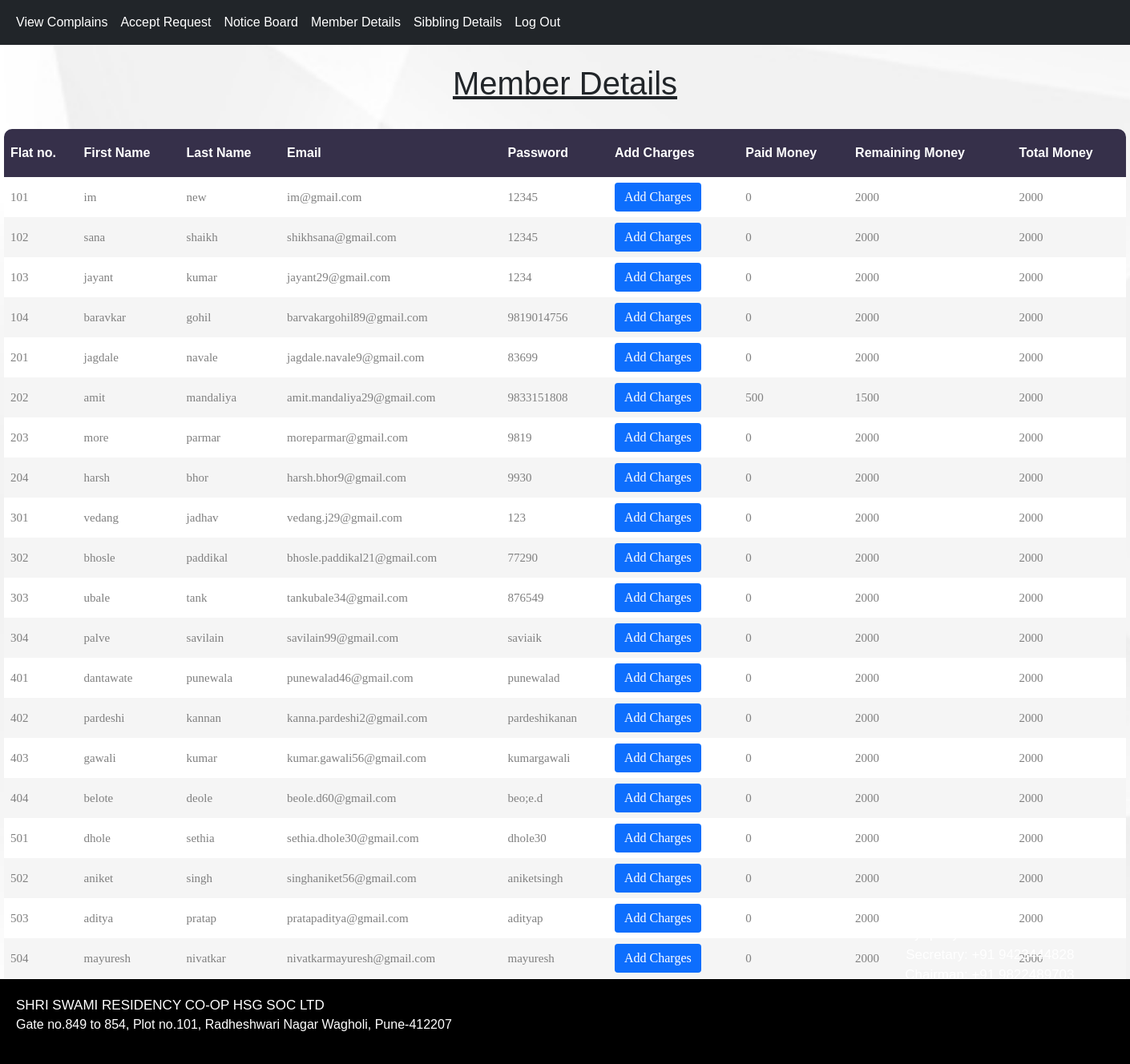
Screenshot of /Memberdetail.php with the database file from the repository.
### tables this page shows
CREATE TABLE `accounts` (
  `flat` int(11) NOT NULL,
  `id` int(11) NOT NULL,
  `firstname` text NOT NULL,
  `lastname` text NOT NULL,
  `contact_num` varchar(15) NOT NULL,
  `email` text NOT NULL,
  `type` text NOT NULL,
  `password` text NOT NULL,
  `paid_money` int(4) NOT NULL,
  `unpaid_money` int(5) NOT NULL,
  `total_money` int(5) NOT NULL
);

### Memberdetail.php (the view, shortened to what this page needs)
<!DOCTYPE html>
<html>
<link href="https://cdn.jsdelivr.net/npm/bootstrap@5.1.1/dist/css/bootstrap.min.css" rel="stylesheet">
<link href="https://cdn.jsdelivr.net/npm/bootstrap@5.1.1/dist/css/bootstrap.min.css" rel="stylesheet">
<link rel="stylesheet" href="https://cdn.jsdelivr.net/npm/bootstrap-icons@1.5.0/font/bootstrap-icons.css">
	<link rel="stylesheet" type="text/css" href="css/util.css">
	<link rel="stylesheet" type="text/css" href="css/main.css">
<head>
</head>
<?php
$servername = "localhost";
$username = "root";
$password = "";
$dbname = "pendingrequestsystem";
$conn = mysqli_connect($servername, $username, $password, $dbname);
$sql = "SELECT  flat,firstname, lastname, email,password,paid_money,unpaid_money,total_money FROM accounts";
$result = mysqli_query($conn, $sql);
?>
<body>
	<?php
	include 'navbar_admin.php';
	?>
  <div class="tab">
  <table align="center" style="width:1400px;">
  <br />
  <h1 align="center"   style="text-decoration:underline; margin: left 40%;"> Member Details</h1>
   <br />
   <thead>
       <tr>
		    <th> Flat no. </th>
        	<th> First Name</th>
        	<th> Last Name </th>
   	    	<th> Email</th>
			<th> Password </th>
   	    	<th> Add Charges </th>
			<th> Paid Money </th>
			<th> Remaining Money </th>
			<th> Total Money </th>
        </tr>
   </thead>
   <?php
   while($row = mysqli_fetch_array($result, MYSQLI_ASSOC)) {
    ?>
    <tr>
	    <td><?php echo $row['flat'];?></td>
    	<td><?php echo $row['firstname'];?></td>
    	<td><?php echo $row['lastname'];?></td>
    	<td><?php echo $row['email'];?></td>
		<td><?php echo $row['password'];?></td>
		<td> <a href="add_charges.php?flatid=<?php echo $row['flat'] ?>"><input type="submit" class="btn btn-primary" name="Add" value="Add Charges"></a></td>
		<td><?php echo $row['paid_money'];?></td>
		<td><?php
		$unpaid_total = $row['unpaid_money'];
		if ($unpaid_total == "0"){
			echo '2000';
		}
		else{
			echo $unpaid_total;
		}?></td>
		<td><?php
		$total = $row['total_money'];
		if ($total == "0"){
			echo '2000';
		}
		else{
			echo $total;
		}?></td>
    </tr>
    </div>
    <?php
}
?>
	<br/>
	<br/>
	<div class="footer">
		<a style="font-size: 17px; "> SHRI SWAMI RESIDENCY CO-OP HSG SOC LTD </a><br>
	Gate no.849 to 854, Plot no.101, Radheshwari Nagar Wagholi, Pune-412207<br>
<p style="font-size: 17px">
	For any query contact the admin: <br>
	Secretary: +91 9423444828 <br>
Chairman: +91 9822489703</p>
	</div>
</body>
</html>

### navbar_admin.php
<?php
echo '<nav class="navbar navbar-expand-lg navbar-dark bg-dark">
<div class="container-fluid">
  <button class="navbar-toggler" type="button" data-bs-toggle="collapse" data-bs-target="#navbarSupportedContent" aria-controls="navbarSupportedContent" aria-expanded="false" aria-label="Toggle navigation">
    <span class="navbar-toggler-icon"></span>
  </button>
  <div class="collapse navbar-collapse" id="navbarSupportedContent">
    <ul class="navbar-nav me-auto mb-2 mb-lg-0">
    <li class="nav-item">
          <a  class="nav-link active hover-effect" aria-current="page"  href="viewrequest.php">View Complains</a>
        </li>
    <li class="nav-item">
    <a class="nav-link active hover-effect" href="adminpanel.php">Accept Request</a>
  </li>
  <li class="nav-item">
    <a class="nav-link active hover-effect" href="notice.php">Notice Board</a>
  </li>
  <li class="nav-item">
    <a class="nav-link active hover-effect" href="Memberdetail.php">Member Details</a>
  </li>
  <li class="nav-item">
    <a class="nav-link active hover-effect" href="sdetail.php">Sibbling Details</a>
  </li>
  <li class="nav-item">
    <a class="nav-link active hover-effect" href="home.php">Log Out</a>
  </li>
  </div>
</div>
</nav>';
?>

### css/main.css (style rules this page uses)
* { margin: 0px; padding: 0px; box-sizing: border-box; }
body, html { height: 100%; font-family: sans-serif; }
a { margin: 0px; transition: all 0.4s; -webkit-transition: all 0.4s; -o-transition: all 0.4s; -moz-transition: all 0.4s; }
h1,h2,h3,h4,h5,h6 { margin: 0px; }
p { margin: 0px; }
ul, li { margin: 0px; list-style-type: none; }
input { display: block; outline: none; border: none !important; }
table { border-spacing: 1; border-collapse: collapse; background: white; border-radius: 10px; overflow: hidden; width: 100%; margin: 9px auto; position: relative; }
table * { position: relative; }
table td, table th { padding-left: 8px; }
table thead tr { height: 60px; background: #36304a; }
table tbody tr { height: 50px; }
table tbody tr:last-child { border: 0; }
table td, table th { text-align: left; }
tbody tr:nth-child(even) { background-color: #f5f5f5; }
tbody tr { font-family: OpenSans-Regular; font-size: 15px; color: #808080; line-height: 1.2; font-weight: unset; }

### Memberdetail.php (style rules this page uses)
body { background:url(attachments/background.jpg); background-size:cover; }
.footer { position: fixed; height: 8%; left:0; bottom: 0; width: 100%; background-color: black; color: white; padding-left:20px; padding-top:20px; }
.footer p { text-align:right; bottom:160%; right:5%; position:relative; padding-top:0px; }
table * { position: relative; }
table td, table th { padding-left: 8px; }
table thead tr { height: 60px; background: #36304a; color: #fff; }
table tbody tr { height: 50px; }

### rows the page displays
accounts: flat "101", firstname "im", lastname "new", email "im@gmail.com", password "12345", paid_money "0", unpaid_money "2000", total_money "2000"
accounts: flat "102", firstname "sana", lastname "shaikh", email "shikhsana@gmail.com", password "12345", paid_money "0", unpaid_money "2000", total_money "2000"
accounts: flat "103", firstname "jayant", lastname "kumar", email "jayant29@gmail.com", password "1234", paid_money "0", unpaid_money "2000", total_money "2000"
accounts: flat "104", firstname "baravkar", lastname "gohil", email "barvakargohil89@gmail.com", password "9819014756", paid_money "0", unpaid_money "2000", total_money "2000"
accounts: flat "201", firstname "jagdale", lastname "navale", email "jagdale.navale9@gmail.com", password "83699", paid_money "0", unpaid_money "2000", total_money "2000"
accounts: flat "202", firstname "amit", lastname "mandaliya", email "amit.mandaliya29@gmail.com", password "9833151808", paid_money "500", unpaid_money "1500", total_money "2000"
accounts: flat "203", firstname "more", lastname "parmar", email "moreparmar@gmail.com", password "9819", paid_money "0", unpaid_money "2000", total_money "2000"
accounts: flat "204", firstname "harsh", lastname "bhor", email "harsh.bhor9@gmail.com", password "9930", paid_money "0", unpaid_money "2000", total_money "2000"
accounts: flat "301", firstname "vedang", lastname "jadhav", email "vedang.j29@gmail.com", password "123", paid_money "0", unpaid_money "2000", total_money "2000"
accounts: flat "302", firstname "bhosle", lastname "paddikal", email "bhosle.paddikal21@gmail.com", password "77290", paid_money "0", unpaid_money "2000", total_money "2000"
accounts: flat "303", firstname "ubale", lastname "tank", email "tankubale34@gmail.com", password "876549", paid_money "0", unpaid_money "2000", total_money "2000"
accounts: flat "304", firstname "palve", lastname "savilain", email "savilain99@gmail.com", password "saviaik", paid_money "0", unpaid_money "2000", total_money "2000"
accounts: flat "401", firstname "dantawate", lastname "punewala", email "punewalad46@gmail.com", password "punewalad", paid_money "0", unpaid_money "2000", total_money "2000"
accounts: flat "402", firstname "pardeshi", lastname "kannan", email "kanna.pardeshi2@gmail.com", password "pardeshikanan", paid_money "0", unpaid_money "2000", total_money "2000"
accounts: flat "403", firstname "gawali", lastname "kumar", email "kumar.gawali56@gmail.com", password "kumargawali", paid_money "0", unpaid_money "2000", total_money "2000"
accounts: flat "404", firstname "belote", lastname "deole", email "beole.d60@gmail.com", password "beo;e.d", paid_money "0", unpaid_money "2000", total_money "2000"
accounts: flat "501", firstname "dhole", lastname "sethia", email "sethia.dhole30@gmail.com", password "dhole30", paid_money "0", unpaid_money "2000", total_money "2000"
accounts: flat "502", firstname "aniket", lastname "singh", email "singhaniket56@gmail.com", password "aniketsingh", paid_money "0", unpaid_money "2000", total_money "2000"
accounts: flat "503", firstname "aditya", lastname "pratap", email "pratapaditya@gmail.com", password "adityap", paid_money "0", unpaid_money "2000", total_money "2000"
accounts: flat "504", firstname "mayuresh", lastname "nivatkar", email "nivatkarmayuresh@gmail.com", password "mayuresh", paid_money "0", unpaid_money "2000", total_money "2000"
